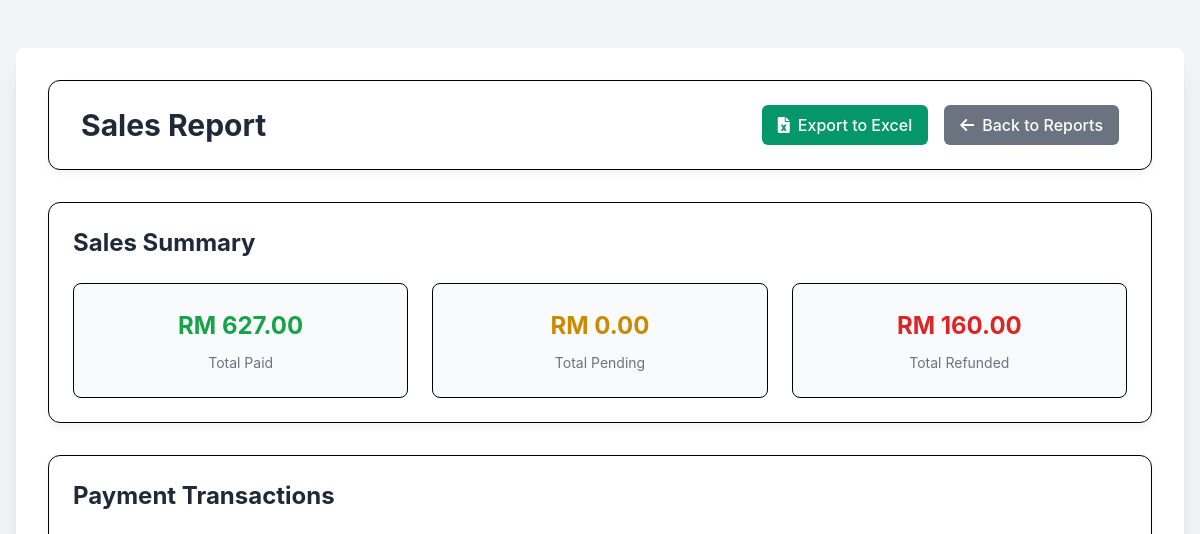
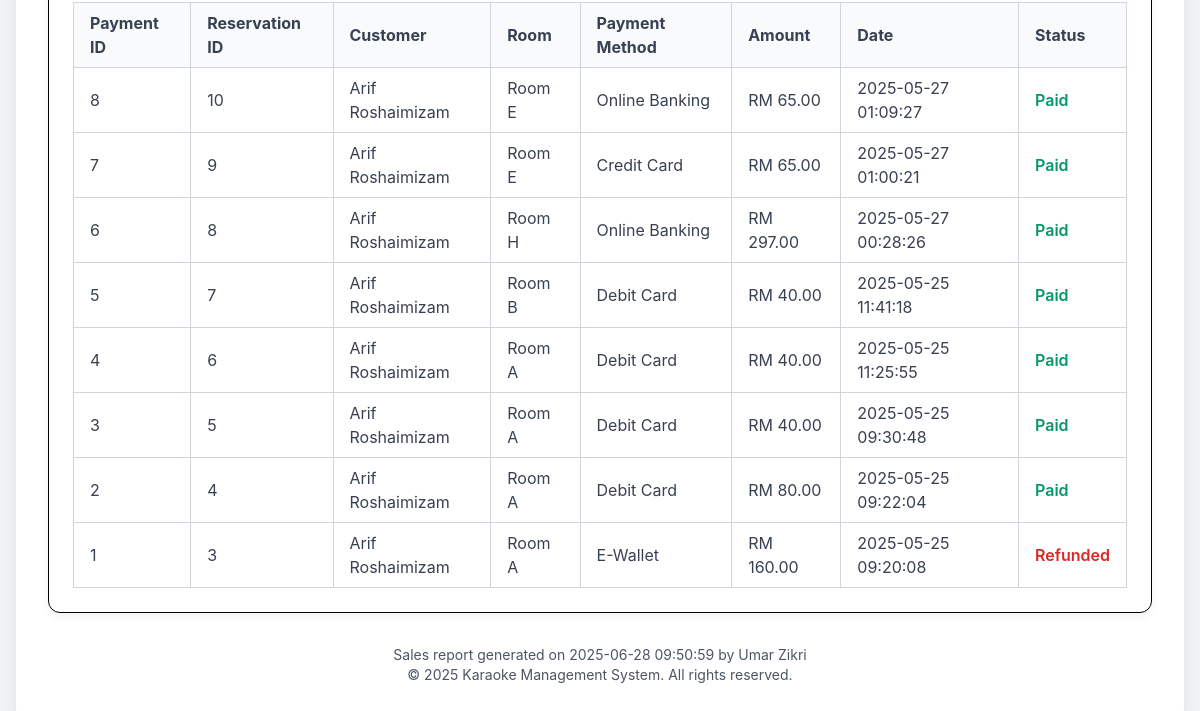
Before: /admin/sales_report.php (signed in) with the older database file (2 pictures, top to bottom).
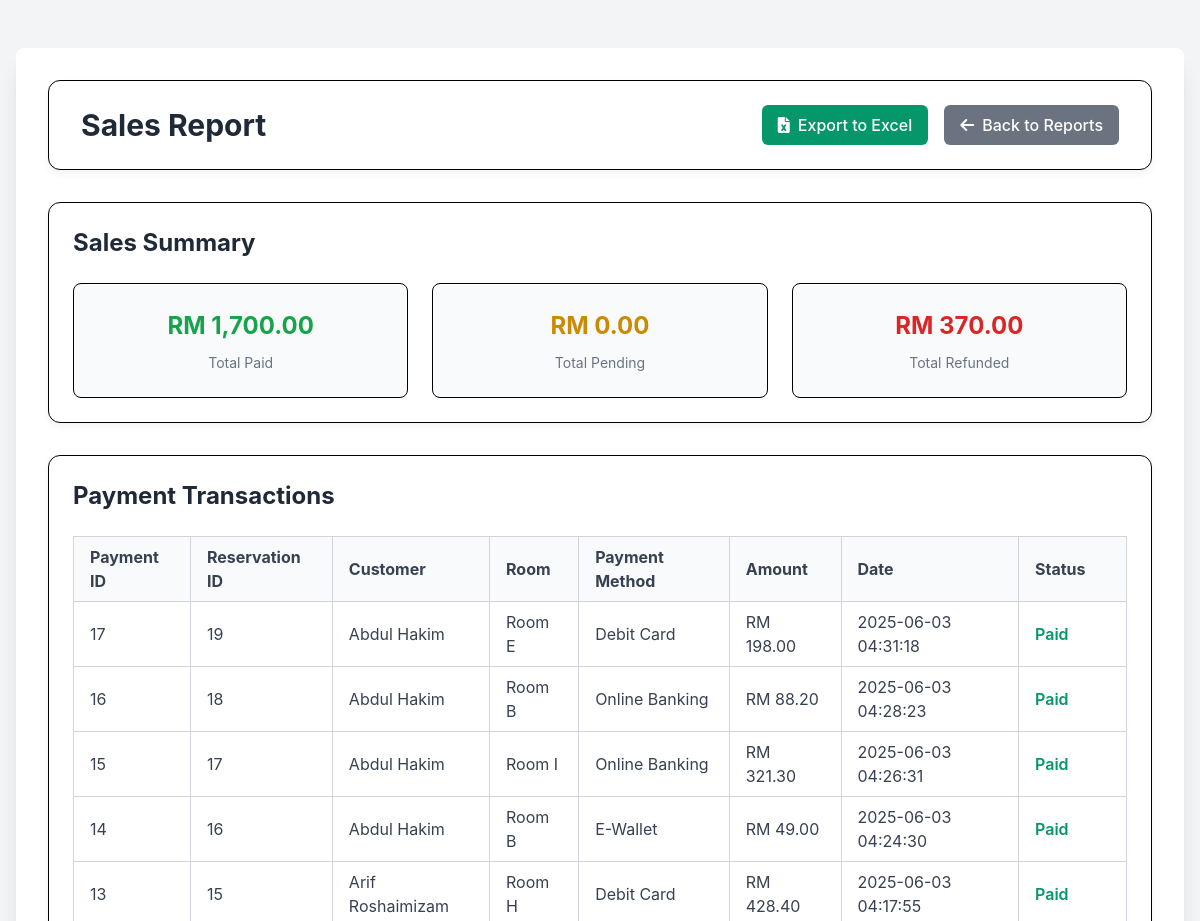
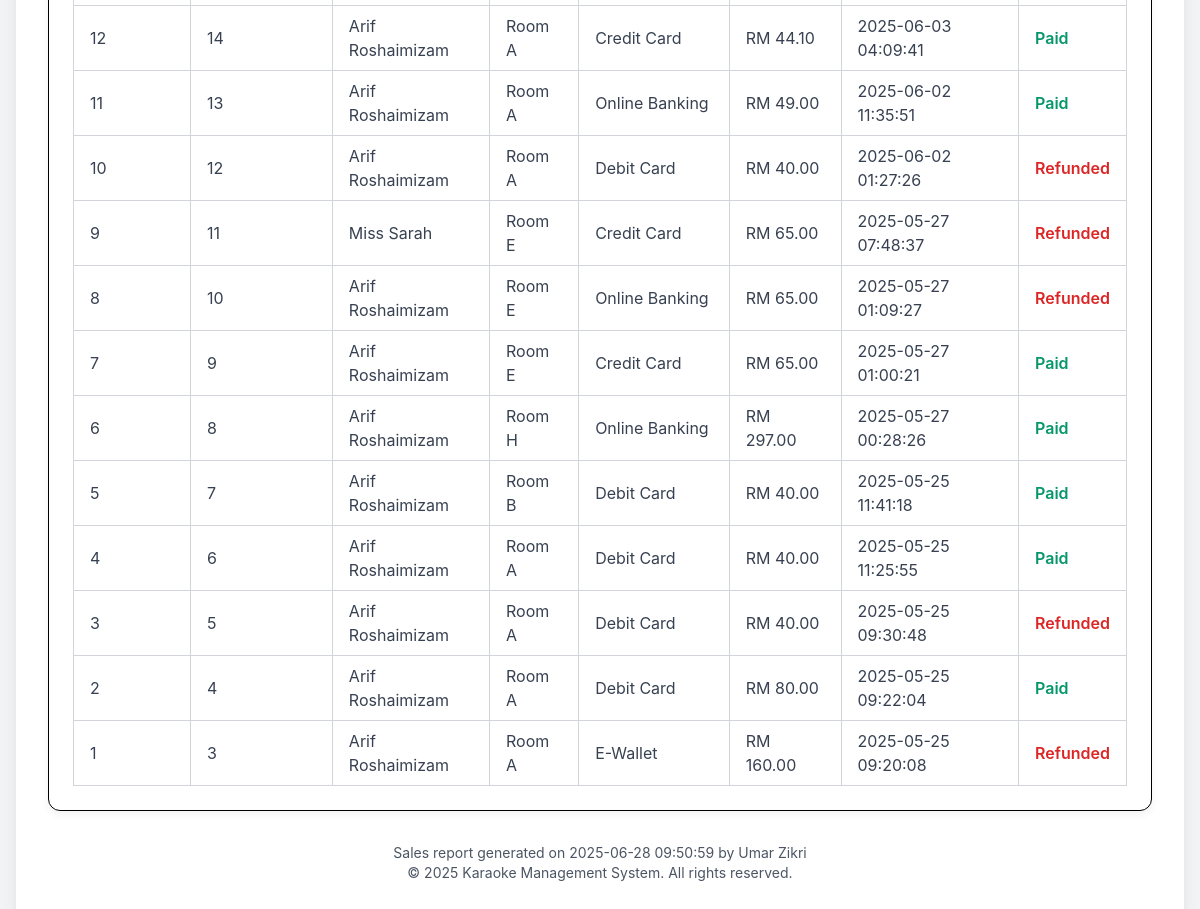
After: the same page with the newer database file (2 pictures, top to bottom).
### tables this page shows
CREATE TABLE `payments` (
  `paymentID` int(11) NOT NULL,
  `reservationID` int(11) DEFAULT NULL,
  `paymentMethod` varchar(50) DEFAULT NULL,
  `amountPaid` decimal(10,2) DEFAULT NULL,
  `paymentDate` timestamp NOT NULL DEFAULT current_timestamp(),
  `paymentStatus` enum('pending','paid','refunded') DEFAULT 'pending'
);

CREATE TABLE `users` (
  `userID` int(11) NOT NULL,
  `fullName` varchar(100) DEFAULT NULL,
  `email` varchar(100) DEFAULT NULL,
  `phone` varchar(20) NOT NULL,
  `password` varchar(255) DEFAULT NULL,
  `role` enum('user','admin') DEFAULT 'user',
  `createdAt` timestamp NOT NULL DEFAULT current_timestamp()
);

CREATE TABLE `rooms` (
  `roomID` int(11) NOT NULL,
  `roomName` varchar(100) DEFAULT NULL,
  `capacity` int(11) DEFAULT NULL,
  `status` enum('available','unavailable') DEFAULT 'available',
  `packageID` int(11) DEFAULT NULL
);

### admin/sales_report.php (the view, shortened to what the changed rows need)
<?php
include '../dbconfig.php';
$query = "SELECT p.paymentID, p.reservationID, u.fullName, r.roomName, p.paymentMethod, p.amountPaid, p.paymentDate, p.paymentStatus
          FROM payments p
          JOIN reservations res ON p.reservationID = res.reservationID
          JOIN users u ON res.userID = u.userID
          JOIN rooms r ON res.roomID = r.roomID
          ORDER BY p.paymentDate DESC";
$result = $conn->query($query);
$totalPaid = 0;
$totalRefunded = 0;
$totalsQuery = "SELECT paymentStatus, SUM(amountPaid) as total FROM payments GROUP BY paymentStatus";
$totalsResult = $conn->query($totalsQuery);
while ($row = $totalsResult->fetch_assoc()) {
    if ($row['paymentStatus'] === 'paid') $totalPaid = $row['total'];
    if ($row['paymentStatus'] === 'refunded') $totalRefunded = $row['total'];
}
?>
<!DOCTYPE html>
<html lang="en">
<head>
    <script src="https://cdn.tailwindcss.com"></script>
    <link rel="stylesheet" href="https://cdnjs.cloudflare.com/ajax/libs/font-awesome/6.0.0-beta3/css/all.min.css">
</head>
<body class="bg-gray-100 min-h-screen flex flex-col items-center p-4">
    <div class="bg-white p-8 rounded-lg shadow-xl w-full max-w-7xl mt-8">
        <div class="flex justify-between items-center mb-8 header-bg">
            <h1 class="text-3xl font-bold text-gray-800">Sales Report</h1>
        </div>
        <div class="report-card p-6">
            <h2 class="text-2xl font-bold text-gray-800 mb-6">Sales Summary</h2>
            <div class="grid grid-cols-1 md:grid-cols-3 gap-6">
                <div class="stats-card">
                    <div class="stats-value text-green-600">RM <?php echo number_format($totalPaid, 2); ?></div>
                    <div class="stats-label">Total Paid</div>
                </div>
                <div class="stats-card">
                    <div class="stats-value text-red-600">RM <?php echo number_format($totalRefunded, 2); ?></div>
                    <div class="stats-label">Total Refunded</div>
                </div>
            </div>
        </div>
        <div class="report-card p-6">
            <h2 class="text-2xl font-bold text-gray-800 mb-6">Payment Transactions</h2>
            <div class="overflow-x-auto">
                <table class="w-full border-collapse border border-gray-300">
                    <thead>
                        <tr class="bg-gray-50">
                            <th class="border border-gray-300 px-4 py-2 text-left">Payment ID</th>
                            <th class="border border-gray-300 px-4 py-2 text-left">Reservation ID</th>
                            <th class="border border-gray-300 px-4 py-2 text-left">Customer</th>
                            <th class="border border-gray-300 px-4 py-2 text-left">Room</th>
                            <th class="border border-gray-300 px-4 py-2 text-left">Payment Method</th>
                            <th class="border border-gray-300 px-4 py-2 text-left">Amount</th>
                            <th class="border border-gray-300 px-4 py-2 text-left">Date</th>
                            <th class="border border-gray-300 px-4 py-2 text-left">Status</th>
                        </tr>
                    </thead>
                    <tbody>
                        <?php while ($row = $result->fetch_assoc()): ?>
                        <tr class="hover:bg-gray-50">
                            <td class="border border-gray-300 px-4 py-2"><?php echo $row['paymentID']; ?></td>
                            <td class="border border-gray-300 px-4 py-2"><?php echo $row['reservationID']; ?></td>
                            <td class="border border-gray-300 px-4 py-2"><?php echo htmlspecialchars($row['fullName']); ?></td>
                            <td class="border border-gray-300 px-4 py-2"><?php echo $row['roomName']; ?></td>
                            <td class="border border-gray-300 px-4 py-2"><?php echo $row['paymentMethod']; ?></td>
                            <td class="border border-gray-300 px-4 py-2">RM <?php echo number_format($row['amountPaid'], 2); ?></td>
                            <td class="border border-gray-300 px-4 py-2"><?php echo date('Y-m-d H:i:s', strtotime($row['paymentDate'])); ?></td>
                            <td class="border border-gray-300 px-4 py-2">
                                <span class="status-<?php echo $row['paymentStatus']; ?>">
                                    <?php echo ucfirst($row['paymentStatus']); ?>
                                </span>
                            </td>
                        </tr>
                        <?php endwhile; ?>
                    </tbody>
                </table>
            </div>
        </div>
    </div>
</body>
</html>

Changed rows visible on the page:
added payments: paymentID "17", reservationID "19", users.fullName "Abdul Hakim", rooms.roomName "Room E", paymentMethod "Debit Card", amountPaid "198.00", paymentDate "2025-06-03 04:31:18", paymentStatus "Paid"
added payments: paymentID "16", reservationID "18", users.fullName "Abdul Hakim", rooms.roomName "Room B", paymentMethod "Online Banking", amountPaid "88.20", paymentDate "2025-06-03 04:28:23", paymentStatus "Paid"
added payments: paymentID "15", reservationID "17", users.fullName "Abdul Hakim", rooms.roomName "Room I", paymentMethod "Online Banking", amountPaid "321.30", paymentDate "2025-06-03 04:26:31", paymentStatus "Paid"
added payments: paymentID "14", reservationID "16", users.fullName "Abdul Hakim", rooms.roomName "Room B", paymentMethod "E-Wallet", amountPaid "49.00", paymentDate "2025-06-03 04:24:30", paymentStatus "Paid"
added payments: paymentID "13", reservationID "15", users.fullName "Arif Roshaimizam", rooms.roomName "Room H", paymentMethod "Debit Card", amountPaid "428.40", paymentDate "2025-06-03 04:17:55", paymentStatus "Paid"
added payments: paymentID "12", reservationID "14", users.fullName "Arif Roshaimizam", rooms.roomName "Room A", paymentMethod "Credit Card", amountPaid "44.10", paymentDate "2025-06-03 04:09:41", paymentStatus "Paid"
added payments: paymentID "11", reservationID "13", users.fullName "Arif Roshaimizam", rooms.roomName "Room A", paymentMethod "Online Banking", amountPaid "49.00", paymentDate "2025-06-02 11:35:51", paymentStatus "Paid"
added payments: paymentID "10", reservationID "12", users.fullName "Arif Roshaimizam", rooms.roomName "Room A", paymentMethod "Debit Card", amountPaid "40.00", paymentDate "2025-06-02 01:27:26", paymentStatus "Refunded"
added payments: paymentID "9", reservationID "11", users.fullName "Miss Sarah", rooms.roomName "Room E", paymentMethod "Credit Card", amountPaid "65.00", paymentDate "2025-05-27 07:48:37", paymentStatus "Refunded"
changed payments id 8: paymentStatus "Paid" → "Refunded"
changed payments id 3: paymentStatus "Paid" → "Refunded"
Other visible differences:
$totalPaid: "627.00" → "1,700.00"
$totalRefunded: "160.00" → "370.00"
